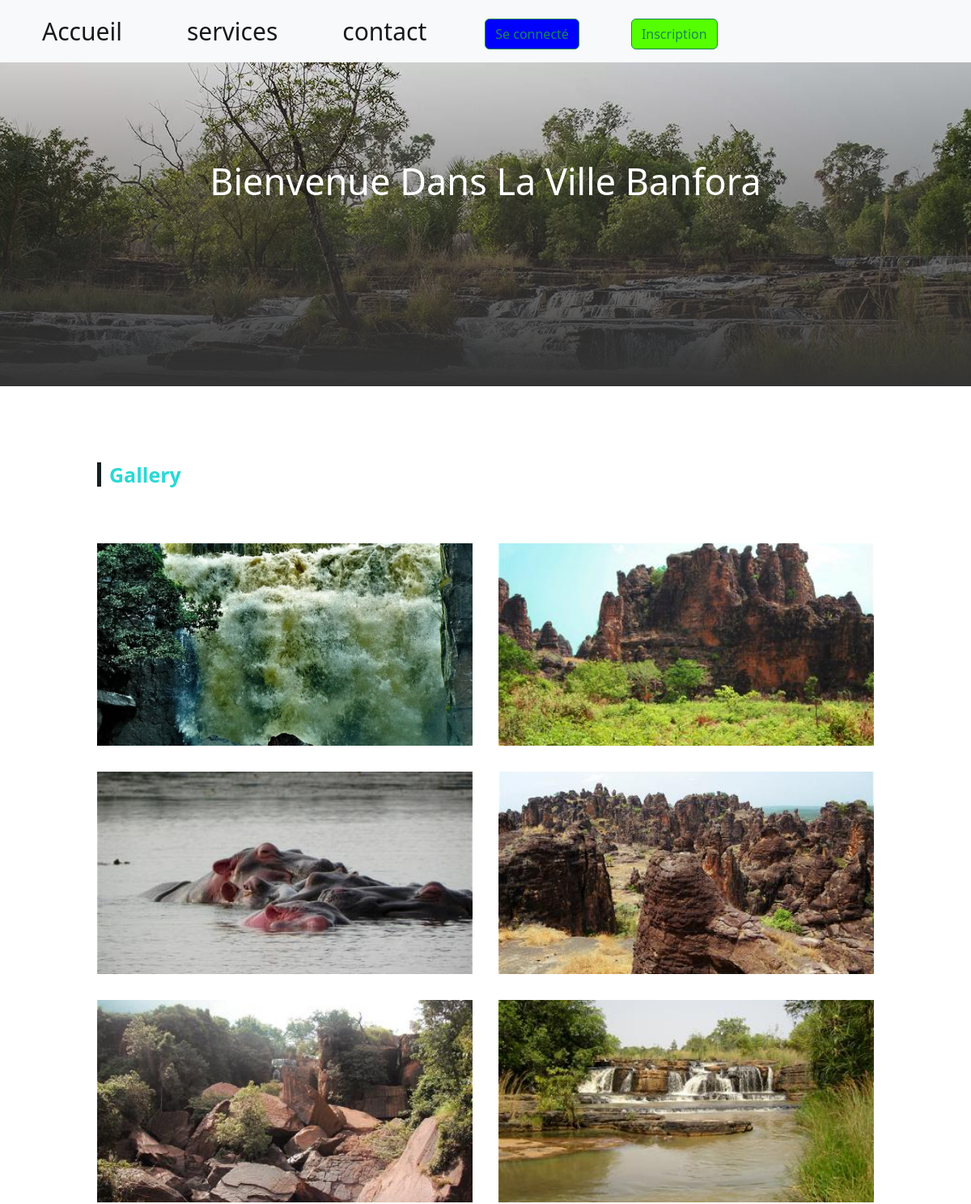
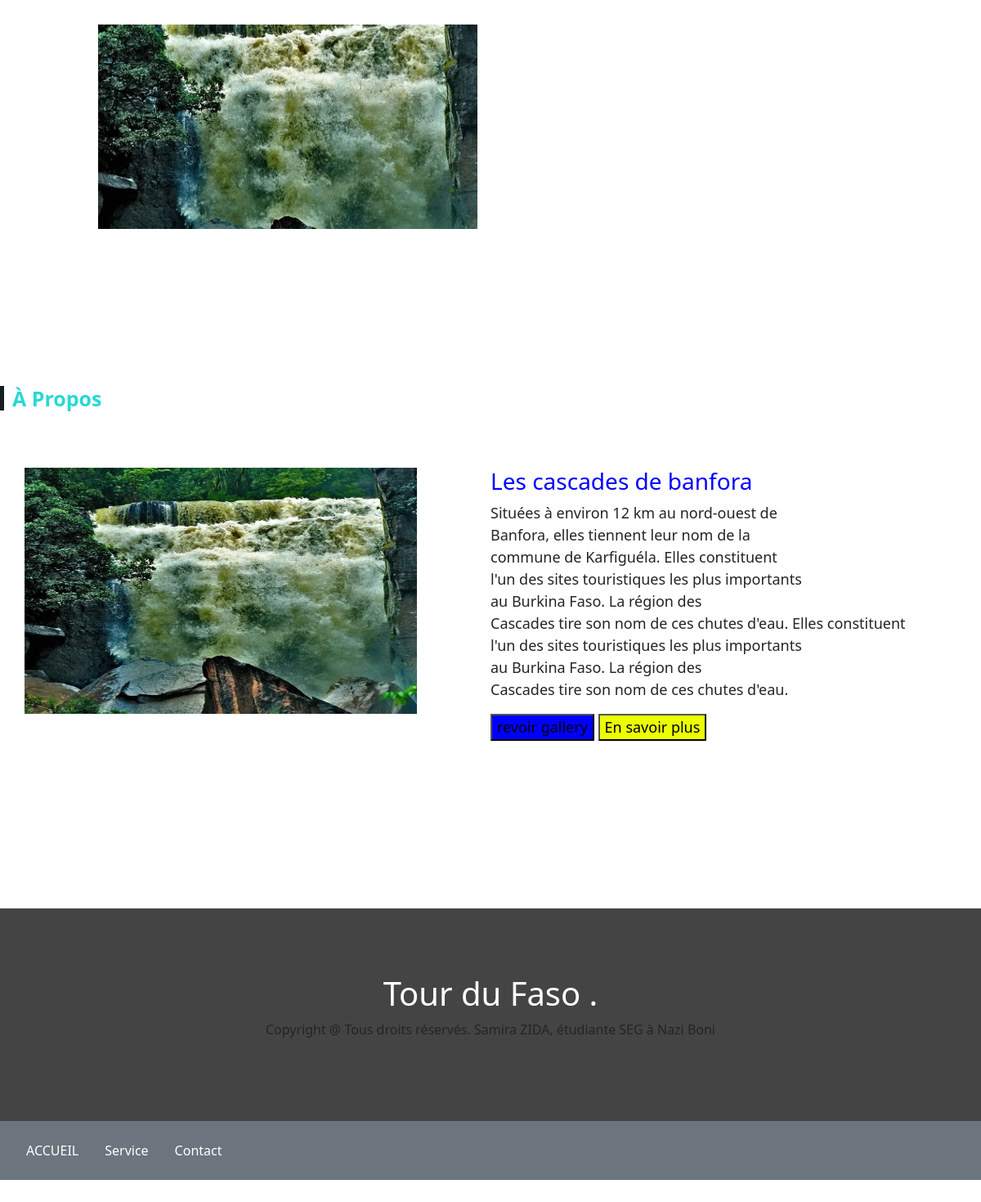
The app's page /banfora.php with its own data (2 pictures, top to bottom).
### tables this page shows
CREATE TABLE `sites_touristiques` (
  `id` int(255) NOT NULL,
  `photo` varchar(255) DEFAULT NULL,
  `idville` int(11) NOT NULL,
  `titre` varchar(255) DEFAULT NULL,
  `content` text DEFAULT NULL,
  `video` varchar(255) DEFAULT NULL
);

### banfora.php (the view, shortened to what this page needs)
<?php include("config.php"); ?>
<!DOCTYPE html>
<html lang="en">
<head>
  <link rel="stylesheet" href="style.css">
  <link href="https://cdn.jsdelivr.net/npm/bootstrap@5.3.0/dist/css/bootstrap.min.css" rel="stylesheet"
>
    <link rel="stylesheet" href="https://cdnjs.cloudflare.com/ajax/libs/font-awesome/5.15.4/css/all.min.css">
    <link rel="stylesheet" href="bootstrap.bundle.js">
    <link rel="stylesheet" href="bootstrap.min.css">
    <link rel="stylesheet" href="bootstrap.min.js">
  <link rel="stylesheet" href="https://cdnjs.cloudflare.com/ajax/libs/font-awesome/6.4.0/css/all.min.css">
  <link rel="stylesheet" href="https://cdnjs.cloudflare.com/ajax/libs/font-awesome/5.3.0/css/all.min.css">
  <link rel="stylesheet" href="https://cdnjs.cloudflare.com/ajax/libs/font-awesome/5.14.1/css/all.min.css">
</head>
<body>
<?php include("nav.php"); ?>
<section class="container5">
  <h1>Bienvenue dans la ville Banfora</h1>
  </section><br>
<section class="destination">
    <h1 class="title">Gallery</h1>
    <div class="content">
      <?php
      $reponse = $bdd->query('SELECT * FROM sites_touristiques WHERE idville=2');
      while($donnees = $reponse->fetch()){
        ?>
      <div class="box">
        <img src="<?php echo $donnees['photo']; ?>" alt="">
      </div>
      <?php
    }
    ?>
    </div>
    </section><br><br><br>
    <h1 class="title">à propos</h1>
    <section class="pop_row">
      <?php
      $reponse = $bdd->query('SELECT * FROM sites_touristiques WHERE id=15');
      while($donnees = $reponse->fetch()){
        ?>
        <div class="ima card border-0 col-lg-6">
           <img src="<?php echo $donnees['photo']; ?>" class="12">
            </div>
        <div class="rar col-lg-6">
          <h3 style="color: blue;"><?php echo $donnees['titre']; ?></h3>
          <p><?php echo $donnees['content']; ?></p>
          <button style="background-color: blue;">revoir gallery</button>
          <button style="background-color: rgb(234, 255, 0);">En savoir plus</button>
        </div>
    <?php
  }
  ?>
    </section><br><br>
<?php include("footer.php"); ?>
</body>
</html>

### nav.php
<nav class="navbar navbar-expand-lg bg-body-tertiary" style="color: red;">
    <div class="container-fluid">
      <div class="collapse navbar-collapse" id="navbarScroll">
        <ul class="navbar-nav me-auto my-2 my-lg-0 navbar-nav-scroll" style="--bs-scroll-height: 100px;">
          <li class="nav-item">
            <a class="nav-link active" aria-current="page" href="accueil.php">Accueil</a>
          </li>
          <div class="collapse navbar-collapse" id="navbarScroll">
            <ul class="navbar-nav me-auto my-2 my-lg-0 navbar-nav-scroll" style="--bs-scroll-height: 100px;">
              <li class="nav-item">
                <a class="nav-link active" aria-current="page" href="service.php">services</a>
              </li>
              <div class="collapse navbar-collapse" id="navbarScroll">
                <ul class="navbar-nav me-auto my-2 my-lg-0 navbar-nav-scroll" style="--bs-scroll-height: 100px;">
                  <li class="nav-item">
                    <a class="nav-link active" aria-current="page" href="contact.php">contact</a>
                  </li>
        </ul>
        <?php
        if(isset($_SESSION['user']))
{
  ?>
       <?php echo '<h1>'.''.$_SESSION['user'].''.'</h1>' ?>
       <?php
           echo '<a href="deconnexion.php" class="btn btn-danger btn-lg">Deconnexion</a>';
          }
           else {
            ?>
        <a href="index.php"><button class="btn btn-outline-success" style="background-color: blue;" type="submit">Se connecté</button></a>
         <a href="inscription.php"><button class="btn btn-outline-success" style="background-color: rgb(85, 255, 0);" type="submit">Inscription</button></a>
         <?php
        }
        ?>
      </div>
    </div>
  </nav>

### footer.php
<section class="contact">
    <footer>
        <div>
            <h1>Tour du Faso <span class="orange">.</span></h1>
            <div>Copyright @ Tous droits réservés. Samira ZIDA, étudiante SEG à Nazi Boni</div>
        </div>
    </footer>
    <section id="footer" class="p-3 bg-secondary">
    <ul class="nav text-center">
                    <li class="nav-item">
                        <a href="#" class="nav-link text-white">ACCUEIL</a>
                    </li>
                    <li class="nav-item">
                        <a href="#explore" class="nav-link text-white">Service</a>
                    </li>
                    <li class="nav-item">
                        <a href="#explore" class="nav-link text-white">Contact</a>
                    </li>
                </ul>
</section>
</section>

### style.css (style rules this page uses)
body { font-family: Tw Cen Mt; font-size: 14px; }
.navbar a { font-size: 25px; text-decoration: none; transition: color .3s; color: #fff; margin: 0 2rem; }
.container5 { background-image: linear-gradient(rgba(0,0,0,0.1),#333), url(c6.webp); height: 50vh; width: 100%; background-size: cover; }
.container5 h1 { color: #fff; text-align: center; font-size: 45px; padding-top: 10%; text-transform: capitalize; }
.navbar a { font-size: 30px; }
.destination { padding: 0 10%; margin-bottom: 50px; }
.destination .content { display: grid; gap: 32px; grid-template-columns: repeat(auto-fit, minmax(300px,1fr)); }
.destination .content .box { overflow: hidden; position: relative; height: 250px; transition: 0.5s; }
.destination .content .box img { height: 100%; width: 100%; object-fit: cover; }
.title { text-transform: capitalize; margin: 70px 0; font-weight: bold; color: #29d9d5; position: relative; margin-left: 15px; font-size: 25px; }
.title::after { position: absolute; left: -15px; content: ''; height: 100%; background-color: #151f1f; width: 5px; }
.pop_row { display: flex; justify-content: space-between; }
.pop_row .rar { font-size: 18px; left: 40px; }
.pop_row img { margin-left: 5%; width: 80%; height: 70%; }
.contact { padding: 60px 0; text-align: center; }
footer { height: 260px; background-color: #444; }
footer h1 { color: #fff; text-align: center; padding-top: 80px; }

### records on screen
sites_touristiques: photo (picture)
sites_touristiques: photo (picture)
sites_touristiques: photo (picture)
sites_touristiques: photo (picture)
sites_touristiques: photo (picture)
sites_touristiques: photo (picture)
sites_touristiques: photo (picture), titre "Les cascades de banfora", content "Situées à environ 12 km au nord-ouest de Banfora, elles tiennent leur nom de la commune de Karfiguéla. Elles constituent l'un des sites touristiques les plus importants au Burkina Faso. La région des Cascades tire son nom de ces chutes d'eau. Elles constituent l'un des sites touristiques les plus importants au Burkina Faso. La région des Cascades tire son nom de ces chutes d'eau."
